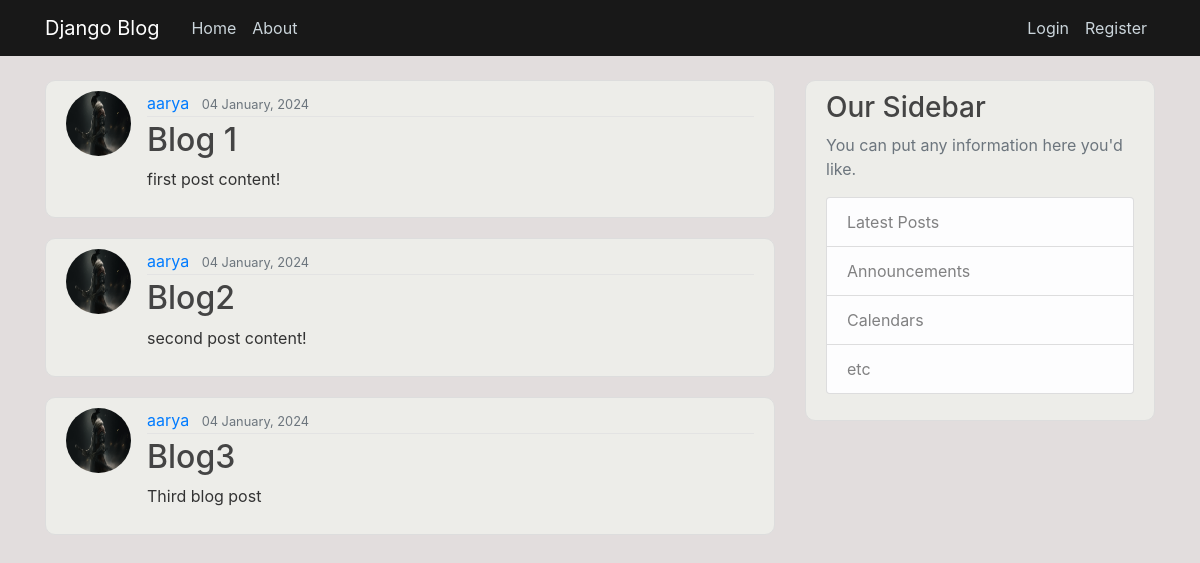
Before: / with the older database file.
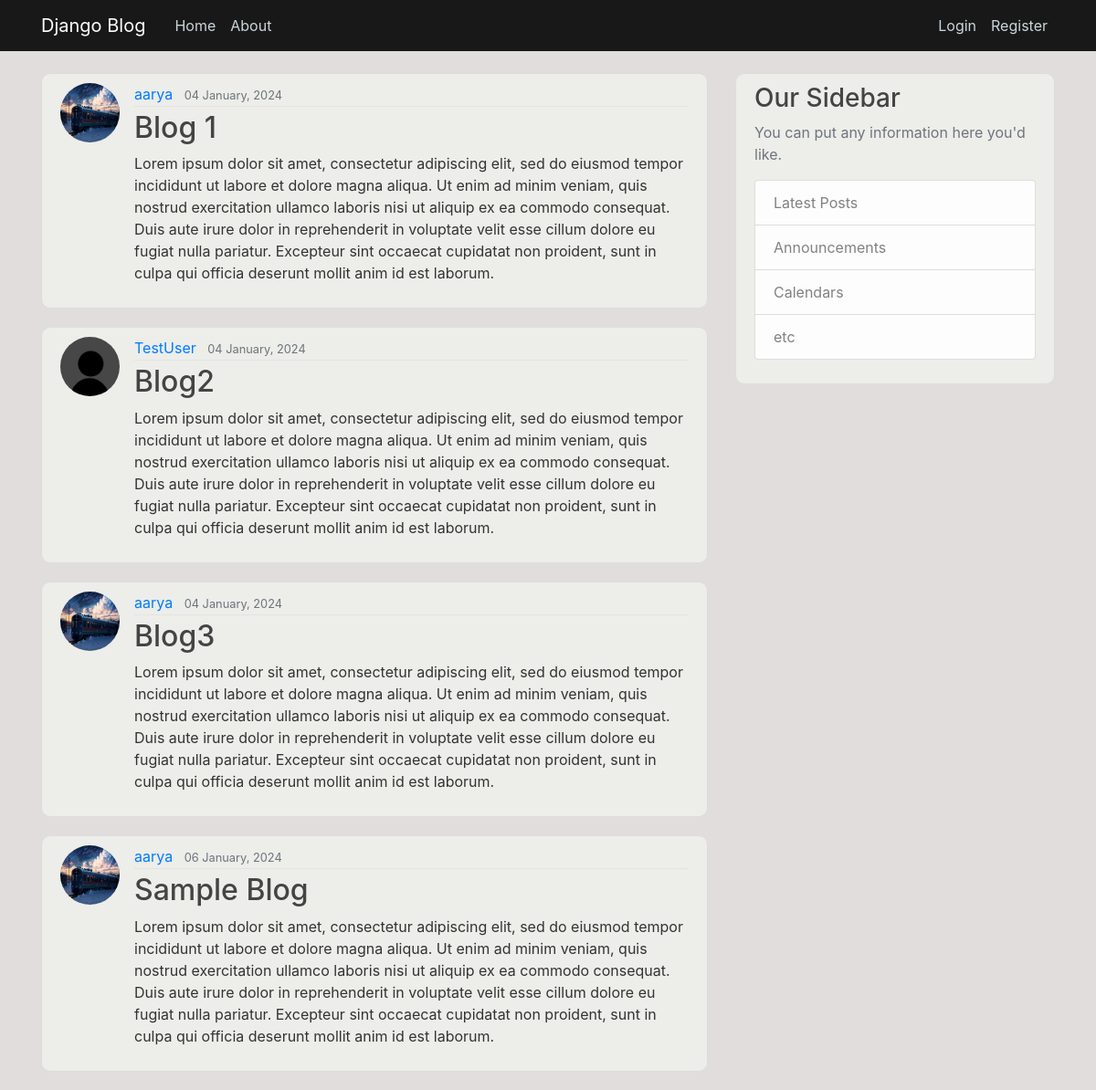
After: the same page with the newer database file.
### blog/models.py (models this page shows, shortened)
class Post(models.Model):
    title = models.CharField(max_length=100)
    content = models.TextField()
    date_posted = models.DateTimeField(default=timezone.now)
    author = models.ForeignKey(User, on_delete=models.CASCADE)

### users/models.py (models this page shows, shortened)
class Profile(models.Model):
    user = models.OneToOneField(User, on_delete=models.CASCADE)
    image = models.ImageField(default='default.jpg', upload_to='profile_pics')

### blog/views.py (the view)
# urls.py: path('', views.home, name='blog-home'),
def home(request):
    context = {
        'posts': Post.objects.all()
    }
    return render(request, 'blog/home.html', context)

### blog/templates/blog/home.html
{% extends "blog/base.html" %}
{% block content %}
  {% for post in posts %}
    <article class="media content-section">
      <img class="rounded-circle article-img" src="{{ post.author.profile.image.url }}">
      <div class="media-body">
        <div class="article-metadata">
          <a class="mr-2" href="#">{{ post.author }}</a>
          <small class="text-muted">{{ post.date_posted|date:"d F, Y" }}</small>
        </div>
        <h2><a class="article-title" href="#">{{ post.title }}</a></h2>
        <p class="article-content">{{ post.content }}</p>
      </div>
    </article>
  {% endfor %}
{% endblock content %}

### blog/templates/blog/base.html (shortened to what this page needs)
{% load static %}
<!DOCTYPE html>
<html lang="en">
<head>
  <link rel="stylesheet" href="https://cdn.jsdelivr.net/npm/bootstrap@4.3.1/dist/css/bootstrap.min.css"
>
  <link rel="stylesheet" type="text/css" href="{% static 'blog/main.css' %}">
</head>
<body>
  <header class="site-header">
    <nav class="navbar navbar-expand-md navbar-dark bg-steel fixed-top">
      <div class="container">
        <a class="navbar-brand mr-4" href="{% url 'blog-home' %}">Django Blog</a>
        <div class="collapse navbar-collapse" id="navbarToggle">
          <div class="navbar-nav mr-auto">
            <a class="nav-item nav-link" href="{% url 'blog-home' %}">Home</a>
            <a class="nav-item nav-link" href="{% url 'blog-about' %}">About</a>
          </div>
          <div class="navbar-nav">
            {% if user.is_authenticated %}
              <form action="{% url 'logout' %}" method="post">
                {% csrf_token %}
                <button type="submit" class="nav-item nav-link" style="border: none; background: none; cursor: pointer;">Logout</button>
              </form>
              <a class="nav-item nav-link" href="{% url 'profile' %}">Profile</a>
            {% else %}
              <a class="nav-item nav-link" href="{% url 'login' %}">Login</a>
              <a class="nav-item nav-link" href="{% url 'register' %}">Register</a>
            {% endif %}
          </div>
        </div>
      </div>
    </nav>
  </header>
  <main role="main" class="container">
    <div class="row">
      <div class="col-md-8">
        {% block content %}{% endblock %}
      </div>
      <div class="col-md-4">
        <div class="content-section">
          <h3>Our Sidebar</h3>
          <p class='text-muted'>You can put any information here you'd like.
            <ul class="list-group">
              <li class="list-group-item list-group-item-light">Latest Posts</li>
              <li class="list-group-item list-group-item-light">Announcements</li>
              <li class="list-group-item list-group-item-light">Calendars</li>
              <li class="list-group-item list-group-item-light">etc</li>
            </ul>
          </p>
        </div>
      </div>
    </div>
  </main>
</body>
</html>

### blog/static/blog/main.css (style rules this page uses)
body { background: #e2dddd; color: #333333; margin-top: 5rem; }
h1, h2, h3, h4, h5, h6 { color: #444444; }
ul { margin: 0; }
.bg-steel { background-color: #181818; }
.site-header .navbar-nav .nav-link { color: #cbd5db; }
.content-section { background: #edede9; padding: 10px 20px; border: 1px solid #dddddd; border-radius: 10px; margin-bottom: 20px; }
.article-title { color: #444444; }
.article-content { white-space: pre-line; }
.article-img { height: 65px; width: 65px; margin-right: 16px; }
.article-metadata { padding-bottom: 1px; margin-bottom: 4px; border-bottom: 1px solid #e3e3e3 }

Changed rows visible on the page:
changed Post "Blog 1": author.profile.image: a different picture; content "first post content!" → "Lorem ipsum dolor sit amet, consectetur adipiscing elit, sed do eiusmod tempor incididunt ut labore et dolore magna aliqua. Ut enim ad minim veniam, quis nostrud exercitation ullamco laboris nisi ut aliquip ex ea commodo consequat. Duis aute irure dolor in reprehenderit in voluptate velit esse cillum dolore eu fugiat nulla pariatur. Excepteur sint occaecat cupidatat non proident, sunt in culpa qui officia deserunt mollit anim id est laborum."
changed Post "Blog2": author.profile.image: picture removed, a placeholder shows; author "aarya" → "TestUser"; content "second post content!" → "Lorem ipsum dolor sit amet, consectetur adipiscing elit, sed do eiusmod tempor incididunt ut labore et dolore magna aliqua. Ut enim ad minim veniam, quis nostrud exercitation ullamco laboris nisi ut aliquip ex ea commodo consequat. Duis aute irure dolor in reprehenderit in voluptate velit esse cillum dolore eu fugiat nulla pariatur. Excepteur sint occaecat cupidatat non proident, sunt in culpa qui officia deserunt mollit anim id est laborum."
changed Post "Blog3": author.profile.image: a different picture; content "Third blog post" → "Lorem ipsum dolor sit amet, consectetur adipiscing elit, sed do eiusmod tempor incididunt ut labore et dolore magna aliqua. Ut enim ad minim veniam, quis nostrud exercitation ullamco laboris nisi ut aliquip ex ea commodo consequat. Duis aute irure dolor in reprehenderit in voluptate velit esse cillum dolore eu fugiat nulla pariatur. Excepteur sint occaecat cupidatat non proident, sunt in culpa qui officia deserunt mollit anim id est laborum."
added Post: author.profile.image (picture), author "aarya", date_posted "06 January, 2024", title "Sample Blog", content "Lorem ipsum dolor sit amet, consectetur adipiscing elit, sed do eiusmod tempor incididunt ut labore et dolore magna aliqua. Ut enim ad minim veniam, quis nostrud exercitation ullamco laboris nisi ut aliquip ex ea commodo consequat. Duis aute irure dolor in reprehenderit in voluptate velit esse cillum dolore eu fugiat nulla pariatur. Excepteur sint occaecat cupidatat non proident, sunt in culpa qui officia deserunt mollit anim id est laborum."
